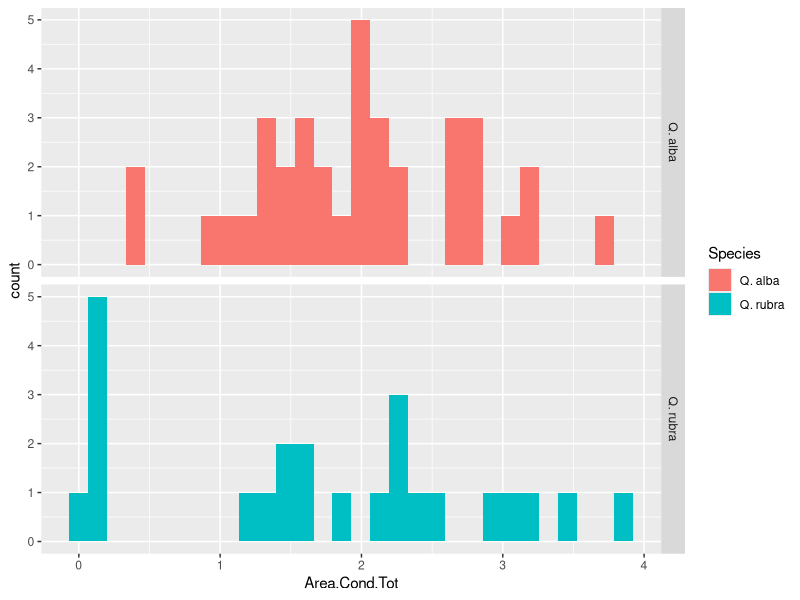
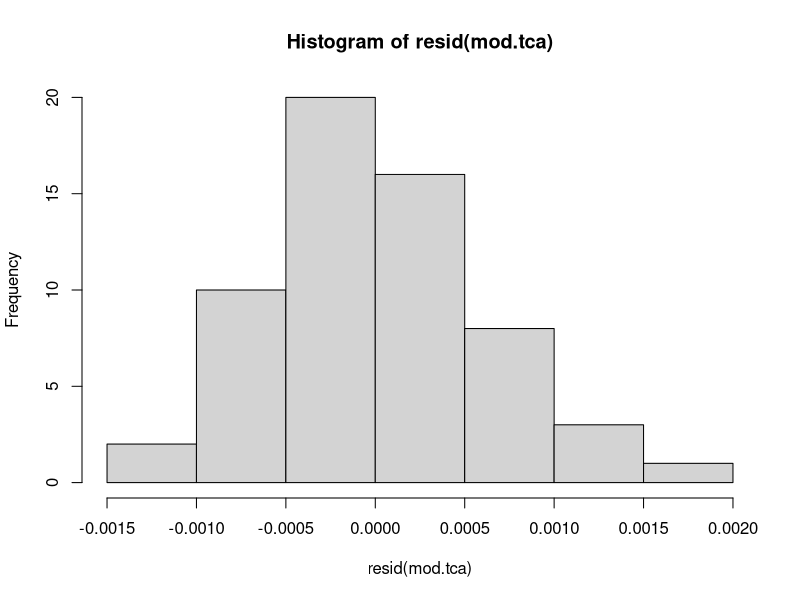
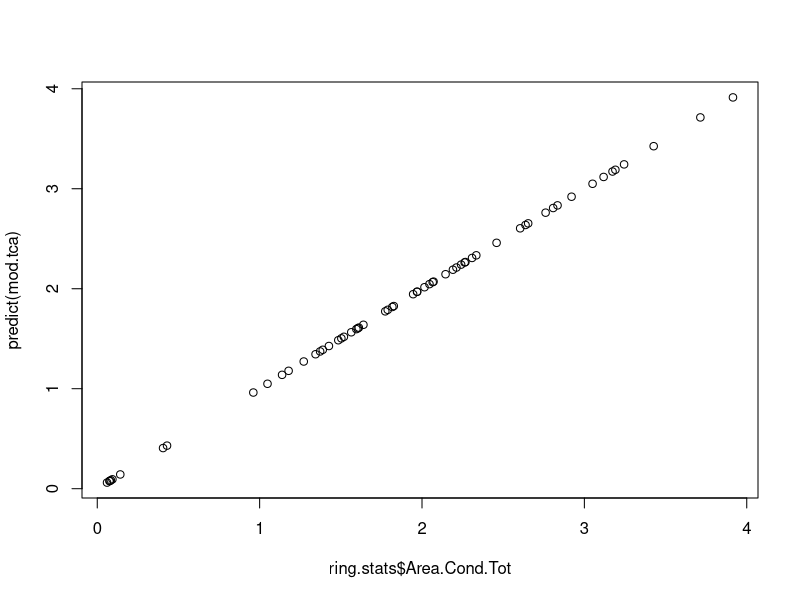
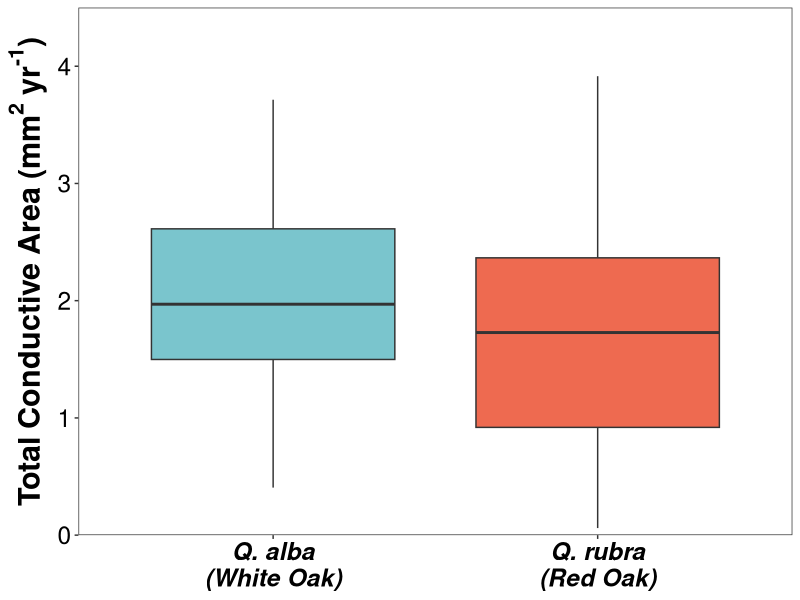
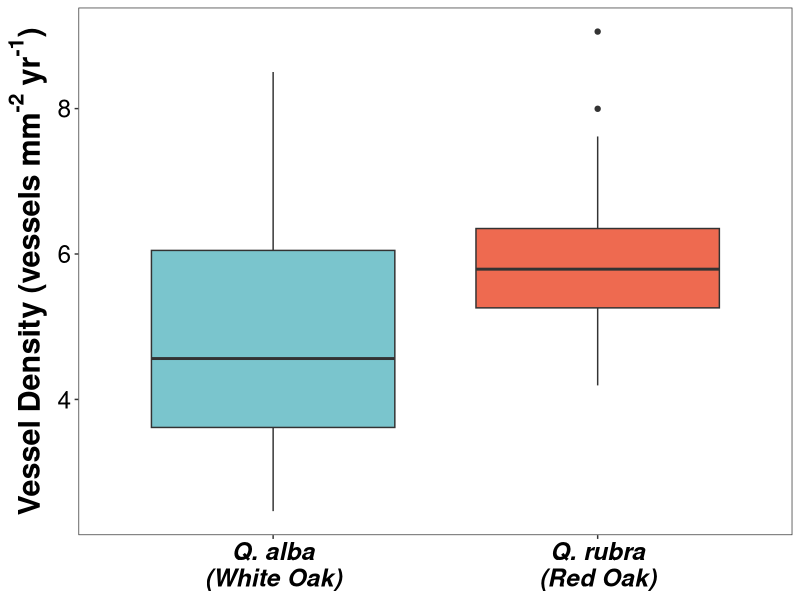
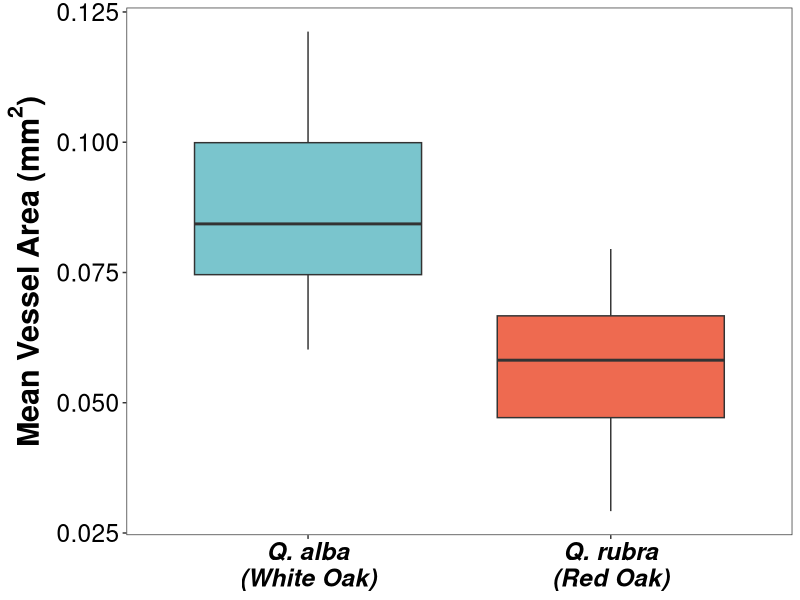

These figures' R source, in order: (Note: this script raises an error after producing the figures.)
# Analysis of differences in wood hydraulic structure
# Main Question: Are there differenes in hydraulic strategies of red & white oaks?
#   -- Total Conductive Area
#   -- Earlywood Vessel Density
#   -- Mean Earlywood Vessel Size
library(nlme); library(ggplot2)
path.figs <- "/Volumes/GoogleDrive/My Drive/IMSA_SIR/2017_FalseRings_Oros_Ye/SIR 2018-19/Figures/Figures_Christy/"

ring.stats <- read.csv("../data_raw/TreeRingData_XylemCores.csv")
ring.stats <- ring.stats[ring.stats$year>=1980 & ring.stats$year<=1985,]
ring.stats$Species <- car::recode(ring.stats$Species, "'QURU'='Q. rubra'; 'QUAL'='Q. alba'")
summary(ring.stats)


# Note that all of our data is small and zero-truncated
ggplot(data=ring.stats) +
  facet_grid(Species~.) +
  geom_histogram(aes(x=Area.Cond.Tot, fill=Species)) 


png(file.path(path.figs, "TotalConductiveArea.png"), height=5.5, width=7.5, units="in", res=180)
ggplot(data=ring.stats) +
  geom_boxplot(aes(x=Species, y=Area.Cond.Tot, fill=Species)) +
  scale_fill_manual(labels=c("Q. alba\n(White Oak)", "Q. rubra\n(Red Oak)"), values=c("cadetblue3", "coral2")) +
  scale_x_discrete(labels=c("Q. alba\n(White Oak)", "Q. rubra\n(Red Oak)")) +
  scale_y_continuous(name=expression(bold(paste("Total Conductive Area (mm"^"2", " yr"^"-1", ")"))), limits=c(0, 4.5), expand=c(0,0)) +
  guides(fill=F) +
  theme_bw() +
  theme(panel.grid=element_blank(),
        axis.title.x = element_blank(),
        axis.title.y=element_text(size=rel(2), face="bold", color="black"),
        axis.text.x=element_text(size=rel(2), face="bold.italic", color="black"),
        axis.text.y=element_text(size=rel(2), color="black"))
dev.off()

png(file.path(path.figs, "VesselDensity.png"), height=5.5, width=7.5, units="in", res=180)
ggplot(data=ring.stats) +
  geom_boxplot(aes(x=Species, y=Vessel.Density, fill=Species)) +
  scale_fill_manual(labels=c("Q. alba\n(White Oak)", "Q. rubra\n(Red Oak)"), values=c("cadetblue3", "coral2")) +
  scale_x_discrete(labels=c("Q. alba\n(White Oak)", "Q. rubra\n(Red Oak)")) +
  scale_y_continuous(name=expression(bold(paste("Vessel Density (vessels mm"^"-2", " yr"^"-1",")")))) +
  guides(fill=F) +
  theme_bw() +
  theme(panel.grid=element_blank(),
        axis.title.x = element_blank(),
        axis.title.y=element_text(size=rel(2), face="bold", color="black"),
        axis.text.x=element_text(size=rel(2), face="bold.italic", color="black"),
        axis.text.y=element_text(size=rel(2), color="black"))
dev.off()

png(file.path(path.figs, "VesselArea.png"), height=5.5, width=7.5, units="in", res=180)
ggplot(data=ring.stats) +
  geom_boxplot(aes(x=Species, y=Vessel.Area, fill=Species)) +
  scale_fill_manual(labels=c("Q. alba\n(White Oak)", "Q. rubra\n(Red Oak)"), values=c("cadetblue3", "coral2")) +
  scale_x_discrete(labels=c("Q. alba\n(White Oak)", "Q. rubra\n(Red Oak)")) +
  scale_y_continuous(name=expression(bold(paste("Mean Vessel Area (mm"^"2",")")))) +
  guides(fill=F) +
  theme_bw() +
  theme(panel.grid=element_blank(),
        axis.title.x = element_blank(),
        axis.title.y=element_text(size=rel(2), face="bold", color="black"),
        axis.text.x=element_text(size=rel(2), face="bold.italic", color="black"),
        axis.text.y=element_text(size=rel(2), color="black"))
dev.off()

# Comparing Total conductive area across species
# Testing for differences in year; no difference, but we need to keep the year effect so our data is accounted for properly
mod.tca.rml <- lme(Area.Cond.Tot ~ Species, data=ring.stats, random=list(IMLS_Plot=~1, Core.ID=~1, year=~1), method="REML")
mod.tca.rml2 <- lme(Area.Cond.Tot ~ Species, data=ring.stats, random=list(IMLS_Plot=~1, Core.ID=~1), method="REML")
mod.tca.rml3 <- lme(Area.Cond.Tot ~ Species, data=ring.stats, random=list(year=~1, IMLS_Plot=~1, Core.ID=~1), method="REML")
anova(mod.tca.rml, mod.tca.rml2, mod.tca.rml3)


# The difference makes sense, but the fact that QUAL is not significantly differnet from 0 is worrysome
mod.tca <- lme(Area.Cond.Tot ~ Species, data=ring.stats, random=list(year=~1, IMLS_Plot=~1, Core.ID=~1), method="ML")
# mod.tca2 <- lme(Area.Cond.Tot ~ Species, data=ring.stats, random=list(year=~1, IMLS_Plot=~1, Core.ID=~1))
sum.tca <- summary(mod.tca)
sum.tca$coefficients$fixed[2]/sum.tca$coefficients$fixed[1] # Looking at the percent difference

# summary(mod.tca2)
# summary(mod.tca.rml)

hist(resid(mod.tca))
plot(predict(mod.tca) ~ ring.stats$Area.Cond.Tot)
# plot(resid(mod.tca) ~ predict(mod.tca))
summary(predict(mod.tca))


# Looking at differences in Vessel Density
mod.vd <- lme(Vessel.Density ~ Species, data=ring.stats, random=list(year=~1, IMLS_Plot=~1, Core.ID=~1), method="ML")
# mod.vd2 <- lme(Vessel.Density ~ Species, data=ring.stats, random=list(year=~1, IMLS_Plot=~1, Core.ID=~1))
summary(mod.vd)
summary(mod.vd2)

# Looking at the percent difference
sum.vd <- summary(mod.vd)
sum.vd$coefficients$fixed[2]/sum.vd$coefficients$fixed[1] # Looking at the percent difference

hist(resid(mod.vd))
plot(predict(mod.vd) ~ ring.stats$Vessel.Density)
# plot(resid(mod.vd) ~ predict(mod.vd))

hist(resid(mod.vd2))
plot(predict(mod.vd2) ~ ring.stats$Vessel.Density)
# plot(resid(mod.vd2) ~ predict(mod.vd2))


# Looking at differences in mean vessel area
mod.va <- lme(Vessel.Area ~ Species, data=ring.stats, random=list(year=~1, IMLS_Plot=~1, Core.ID=~1), method="ML")
# mod.va2 <- lme(Vessel.Area ~ Species, data=ring.stats, random=list(year=~1, IMLS_Plot=~1, Core.ID=~1))
summary(mod.va)
# summary(mod.va2)

# Looking at the percent difference
sum.va <- summary(mod.va)
sum.va$coefficients$fixed[2]/sum.va$coefficients$fixed[1] # Looking at the percent difference

hist(resid(mod.va))
plot(predict(mod.va) ~ ring.stats$Vessel.Area)
# plot(resid(mod.va) ~ predict(mod.va))

hist(resid(mod.va2))
plot(predict(mod.va2) ~ ring.stats$Vessel.Area)
# plot(resid(mod.va2) ~ predict(mod.va2))
